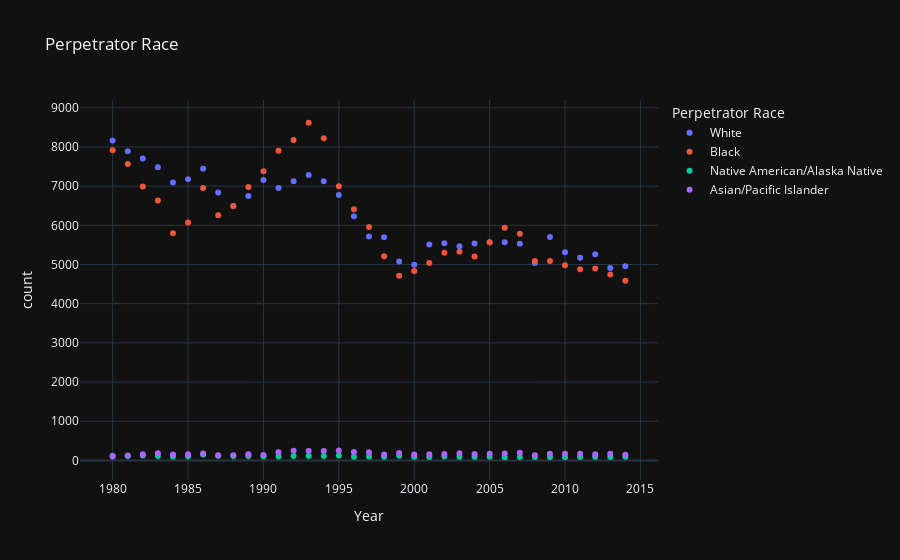

The cell this chart's notebook holds for it:
### Code cell
figs = px.scatter(df5, x='Year', y='count', color='Perpetrator Race', template='plotly_dark', title='Perpetrator Race')
figs.show()

### Figure 1 — Plotly figure (JSON) as saved in the notebook; plotly's stock layout.template omitted (floating-point values rounded to 4 significant figures)
{"data": [{"hovertemplate": "Perpetrator Race=White<br>Year=%{x}<br>count=%{y}<extra></extra>", "legendgroup": "White", "marker": {"color": "#636efa", "symbol": "circle"}, "mode": "markers", "name": "White", "orientation": "v", "showlegend": true, "type": "scatter", "x": [1980, 1981, 1982, 1983, 1984, 1985, 1986, 1987, 1988, 1989, 1990, 1991, 1992, 1993, 1994, 1995, 1996, 1997, 1998, 1999, 2000, 2001, 2002, 2003, 2004, 2005, 2006, 2007, 2008, 2009, 2010, 2011, 2012, 2013, 2014], "xaxis": "x", "y": [8166, 7889, 7708, 7482, 7091, 7174, 7447, 6840, 6496, 6746, 7156, 6951, 7126, 7284, 7123, 6776, 6234, 5716, 5694, 5078, 4997, 5508, 5540, 5468, 5535, 5567, 5571, 5528, 5036, 5702, 5313, 5170, 5265, 4912, 4954], "yaxis": "y"}, {"hovertemplate": "Perpetrator Race=Black<br>Year=%{x}<br>count=%{y}<extra></extra>", "legendgroup": "Black", "marker": {"color": "#EF553B", "symbol": "circle"}, "mode": "markers", "name": "Black", "orientation": "v", "showlegend": true, "type": "scatter", "x": [1980, 1981, 1982, 1983, 1984, 1985, 1986, 1987, 1988, 1989, 1990, 1991, 1992, 1993, 1994, 1995, 1996, 1997, 1998, 1999, 2000, 2001, 2002, 2003, 2004, 2005, 2006, 2007, 2008, 2009, 2010, 2011, 2012, 2013, 2014], "xaxis": "x", "y": [7919, 7565, 6989, 6631, 5799, 6074, 6955, 6257, 6494, 6976, 7383, 7906, 8178, 8618, 8221, 6997, 6410, 5960, 5213, 4714, 4834, 5041, 5297, 5323, 5206, 5567, 5936, 5787, 5092, 5089, 4979, 4881, 4896, 4746, 4583], "yaxis": "y"}, {"hovertemplate": "Perpetrator Race=Native American/Alaska Native<br>Year=%{x}<br>count=%{y}<extra></extra>", "legendgroup": "Native American/Alaska Native", "marker": {"color": "#00cc96", "symbol": "circle"}, "mode": "markers", "name": "Native American/Alaska Native", "orientation": "v", "showlegend": true, "type": "scatter", "x": [1980, 1981, 1982, 1983, 1984, 1985, 1986, 1987, 1988, 1989, 1990, 1991, 1992, 1993, 1994, 1995, 1996, 1997, 1998, 1999, 2000, 2001, 2002, 2003, 2004, 2005, 2006, 2007, 2008, 2009, 2010, 2011, 2012, 2013, 2014], "xaxis": "x", "y": [117, 110, 123, 114, 103, 109, 148, 120, 116, 114, 105, 106, 110, 111, 114, 127, 94, 99, 93, 119, 93, 87, 106, 94, 93, 91, 81, 85, 88, 89, 84, 87, 96, 85, 91], "yaxis": "y"}, {"hovertemplate": "Perpetrator Race=Asian/Pacific Islander<br>Year=%{x}<br>count=%{y}<extra></extra>", "legendgroup": "Asian/Pacific Islander", "marker": {"color": "#ab63fa", "symbol": "circle"}, "mode": "markers", "name": "Asian/Pacific Islander", "orientation": "v", "showlegend": true, "type": "scatter", "x": [1980, 1981, 1982, 1983, 1984, 1985, 1986, 1987, 1988, 1989, 1990, 1991, 1992, 1993, 1994, 1995, 1996, 1997, 1998, 1999, 2000, 2001, 2002, 2003, 2004, 2005, 2006, 2007, 2008, 2009, 2010, 2011, 2012, 2013, 2014], "xaxis": "x", "y": [98, 127, 156, 180, 152, 159, 178, 131, 130, 158, 138, 209, 244, 243, 239, 251, 214, 208, 148, 188, 152, 158, 164, 184, 165, 172, 179, 194, 134, 173, 173, 170, 160, 173, 144], "yaxis": "y"}], "layout": {"legend": {"title": {"text": "Perpetrator Race"}, "tracegroupgap": 0}, "title": {"text": "Perpetrator Race"}, "xaxis": {"anchor": "y", "domain": [0, 1], "title": {"text": "Year"}}, "yaxis": {"anchor": "x", "domain": [0, 1], "title": {"text": "count"}}}}
